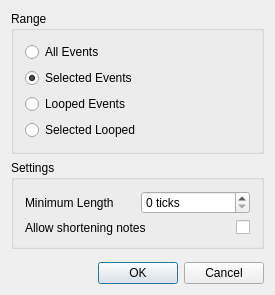
<?xml version="1.0" encoding="UTF-8"?>
<ui version="4.0">
 <class>LegatoBase</class>
 <widget class="QDialog" name="LegatoBase">
  <property name="enabled">
   <bool>true</bool>
  </property>
  <property name="geometry">
   <rect>
    <x>0</x>
    <y>0</y>
    <width>275</width>
    <height>295</height>
   </rect>
  </property>
  <property name="windowTitle">
   <string>MusE: Legato</string>
  </property>
  <layout class="QVBoxLayout" name="verticalLayout_2">
   <property name="spacing">
    <number>6</number>
   </property>
   <property name="margin">
    <number>11</number>
   </property>
   <item>
    <widget class="QGroupBox" name="rangeBox">
     <property name="title">
      <string>Range</string>
     </property>
     <layout class="QVBoxLayout" name="verticalLayout">
      <property name="spacing">
       <number>6</number>
      </property>
      <property name="margin">
       <number>11</number>
      </property>
      <item>
       <widget class="QRadioButton" name="all_events_button">
        <property name="text">
         <string>All Events</string>
        </property>
       </widget>
      </item>
      <item>
       <widget class="QRadioButton" name="selected_events_button">
        <property name="text">
         <string>Selected Events</string>
        </property>
        <property name="checked">
         <bool>true</bool>
        </property>
       </widget>
      </item>
      <item>
       <widget class="QRadioButton" name="looped_events_button">
        <property name="text">
         <string>Looped Events</string>
        </property>
       </widget>
      </item>
      <item>
       <widget class="QRadioButton" name="selected_looped_button">
        <property name="text">
         <string>Selected Looped</string>
        </property>
       </widget>
      </item>
     </layout>
    </widget>
   </item>
   <item>
    <widget class="QGroupBox" name="groupBox_2">
     <property name="title">
      <string>Settings</string>
     </property>
     <property name="flat">
      <bool>false</bool>
     </property>
     <property name="checkable">
      <bool>false</bool>
     </property>
     <layout class="QGridLayout" name="gridLayout">
      <property name="margin">
       <number>11</number>
      </property>
      <property name="spacing">
       <number>6</number>
      </property>
      <item row="0" column="1">
       <widget class="QSpinBox" name="len_spinbox">
        <property name="enabled">
         <bool>true</bool>
        </property>
        <property name="accelerated">
         <bool>true</bool>
        </property>
        <property name="suffix">
         <string> ticks</string>
        </property>
        <property name="minimum">
         <number>0</number>
        </property>
        <property name="maximum">
         <number>10000</number>
        </property>
        <property name="singleStep">
         <number>1</number>
        </property>
        <property name="value">
         <number>0</number>
        </property>
       </widget>
      </item>
      <item row="0" column="0">
       <widget class="QLabel" name="label_2">
        <property name="text">
         <string>Minimum Length</string>
        </property>
       </widget>
      </item>
      <item row="1" column="0" colspan="2">
       <layout class="QHBoxLayout" name="horizontalLayout_3">
        <item>
         <widget class="QLabel" name="label">
          <property name="sizePolicy">
           <sizepolicy hsizetype="Expanding" vsizetype="Preferred">
            <horstretch>0</horstretch>
            <verstretch>0</verstretch>
           </sizepolicy>
          </property>
          <property name="text">
           <string>Allow shortening notes</string>
          </property>
         </widget>
        </item>
        <item>
         <widget class="QCheckBox" name="allow_shorten_checkbox">
          <property name="layoutDirection">
           <enum>Qt::RightToLeft</enum>
          </property>
          <property name="text">
           <string/>
          </property>
         </widget>
        </item>
       </layout>
      </item>
     </layout>
    </widget>
   </item>
   <item>
    <spacer name="verticalSpacer">
     <property name="orientation">
      <enum>Qt::Vertical</enum>
     </property>
     <property name="sizeHint" stdset="0">
      <size>
       <width>20</width>
       <height>40</height>
      </size>
     </property>
    </spacer>
   </item>
   <item>
    <layout class="QHBoxLayout" name="horizontalLayout">
     <property name="spacing">
      <number>6</number>
     </property>
     <item>
      <spacer name="Spacer1">
       <property name="orientation">
        <enum>Qt::Horizontal</enum>
       </property>
       <property name="sizeType">
        <enum>QSizePolicy::Expanding</enum>
       </property>
       <property name="sizeHint" stdset="0">
        <size>
         <width>20</width>
         <height>20</height>
        </size>
       </property>
      </spacer>
     </item>
     <item>
      <widget class="QPushButton" name="okButton">
       <property name="text">
        <string>OK</string>
       </property>
       <property name="autoDefault">
        <bool>false</bool>
       </property>
       <property name="default">
        <bool>true</bool>
       </property>
      </widget>
     </item>
     <item>
      <widget class="QPushButton" name="cancelButton">
       <property name="text">
        <string>Cancel</string>
       </property>
      </widget>
     </item>
    </layout>
   </item>
  </layout>
 </widget>
 <layoutdefault spacing="6" margin="11"/>
 <resources/>
 <connections>
  <connection>
   <sender>okButton</sender>
   <signal>clicked()</signal>
   <receiver>LegatoBase</receiver>
   <slot>accept()</slot>
   <hints>
    <hint type="sourcelabel">
     <x>20</x>
     <y>20</y>
    </hint>
    <hint type="destinationlabel">
     <x>20</x>
     <y>20</y>
    </hint>
   </hints>
  </connection>
  <connection>
   <sender>cancelButton</sender>
   <signal>clicked()</signal>
   <receiver>LegatoBase</receiver>
   <slot>reject()</slot>
   <hints>
    <hint type="sourcelabel">
     <x>20</x>
     <y>20</y>
    </hint>
    <hint type="destinationlabel">
     <x>20</x>
     <y>20</y>
    </hint>
   </hints>
  </connection>
 </connections>
</ui>
